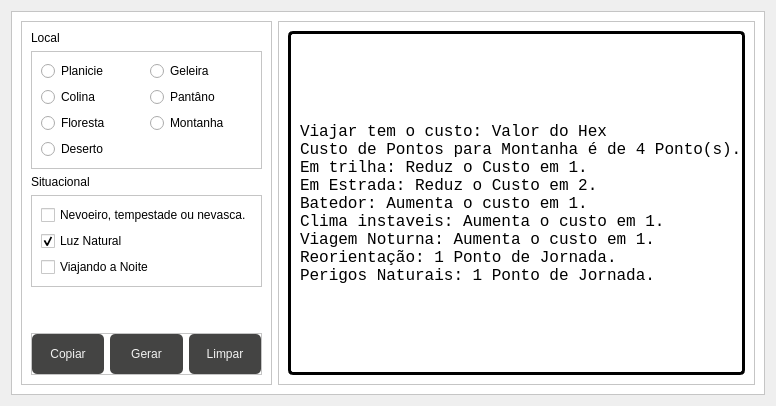
             <widget class="QWidget" name="tab_3">
              <attribute name="title">
               <string>Água e Alimentação</string>
              </attribute>
              <layout class="QGridLayout" name="gridLayout_43">
               <item row="0" column="0">
                <widget class="QFrame" name="frame_19">
                 <property name="styleSheet">
                  <string notr="true">color: rgb(0, 0, 0);
background-color: rgb(255, 255, 255);</string>
                 </property>
                 <property name="frameShape">
                  <enum>QFrame::StyledPanel</enum>
                 </property>
                 <property name="frameShadow">
                  <enum>QFrame::Raised</enum>
                 </property>
                 <layout class="QGridLayout" name="gridLayout_37">
                  <item row="0" column="1">
                   <widget class="QFrame" name="frame_20">
                    <property name="styleSheet">
                     <string notr="true">QLabel{
	font: 12pt &quot;Consolas&quot;;
	border-style: solid;
	border-width: 3px;
	border-radius: 5px;
}</string>
                    </property>
                    <property name="frameShape">
                     <enum>QFrame::StyledPanel</enum>
                    </property>
                    <property name="frameShadow">
                     <enum>QFrame::Raised</enum>
                    </property>
                    <layout class="QGridLayout" name="gridLayout_38">
                     <item row="0" column="0">
                      <widget class="QLabel" name="label_17">
                       <property name="font">
                        <font>
                         <family>Consolas</family>
                         <pointsize>12</pointsize>
                         <weight>50</weight>
                         <italic>false</italic>
                         <bold>false</bold>
                        </font>
                       </property>
                       <property name="text">
                        <string>Viajar tem o custo: Valor do Hex
Custo de Pontos para Montanha é de 4 Ponto(s).
Em trilha: Reduz o Custo em 1.
Em Estrada: Reduz o Custo em 2.
Batedor: Aumenta o custo em 1.
Clima instaveis: Aumenta o custo em 1.
Viagem Noturna: Aumenta o custo em 1.
Reorientação: 1 Ponto de Jornada.
Perigos Naturais: 1 Ponto de Jornada.</string>
                       </property>
                       <property name="wordWrap">
                        <bool>true</bool>
                       </property>
                       <property name="indent">
                        <number>9</number>
                       </property>
                      </widget>
                     </item>
                    </layout>
                   </widget>
                  </item>
                  <item row="0" column="0">
                   <widget class="QFrame" name="frame_21">
                    <property name="sizePolicy">
                     <sizepolicy hsizetype="Fixed" vsizetype="Preferred">
                      <horstretch>0</horstretch>
                      <verstretch>0</verstretch>
                     </sizepolicy>
                    </property>
                    <property name="minimumSize">
                     <size>
                      <width>200</width>
                      <height>0</height>
                     </size>
                    </property>
                    <property name="maximumSize">
                     <size>
                      <width>300</width>
                      <height>16777215</height>
                     </size>
                    </property>
                    <property name="frameShape">
                     <enum>QFrame::StyledPanel</enum>
                    </property>
                    <property name="frameShadow">
                     <enum>QFrame::Raised</enum>
                    </property>
                    <layout class="QGridLayout" name="gridLayout_39">
                     <item row="2" column="0">
                      <widget class="QLabel" name="label_18">
                       <property name="text">
                        <string>Situacional</string>
                       </property>
                      </widget>
                     </item>
                     <item row="0" column="0">
                      <widget class="QLabel" name="label_19">
                       <property name="text">
                        <string>Local</string>
                       </property>
                      </widget>
                     </item>
                     <item row="1" column="0">
                      <widget class="QFrame" name="frame_22">
                       <property name="frameShape">
                        <enum>QFrame::StyledPanel</enum>
                       </property>
                       <property name="frameShadow">
                        <enum>QFrame::Raised</enum>
                       </property>
                       <layout class="QGridLayout" name="gridLayout_40">
                        <item row="0" column="0">
                         <widget class="QRadioButton" name="radioButton_24">
                          <property name="text">
                           <string>Planicie</string>
                          </property>
                         </widget>
                        </item>
                        <item row="0" column="1">
                         <widget class="QRadioButton" name="radioButton_25">
                          <property name="text">
                           <string>Geleira</string>
                          </property>
                         </widget>
                        </item>
                        <item row="1" column="0">
                         <widget class="QRadioButton" name="radioButton_26">
                          <property name="text">
                           <string>Colina</string>
                          </property>
                         </widget>
                        </item>
                        <item row="1" column="1">
                         <widget class="QRadioButton" name="radioButton_27">
                          <property name="text">
                           <string>Pantâno</string>
                          </property>
                         </widget>
                        </item>
                        <item row="2" column="0">
                         <widget class="QRadioButton" name="radioButton_28">
                          <property name="text">
                           <string>Floresta</string>
                          </property>
                         </widget>
                        </item>
                        <item row="2" column="1">
                         <widget class="QRadioButton" name="radioButton_29">
                          <property name="text">
                           <string>Montanha</string>
                          </property>
                         </widget>
                        </item>
                        <item row="3" column="0">
                         <widget class="QRadioButton" name="radioButton_30">
                          <property name="text">
                           <string>Deserto</string>
                          </property>
                         </widget>
                        </item>
                       </layout>
                      </widget>
                     </item>
                     <item row="3" column="0">
                      <widget class="QFrame" name="frame_23">
                       <property name="frameShape">
                        <enum>QFrame::StyledPanel</enum>
                       </property>
                       <property name="frameShadow">
                        <enum>QFrame::Raised</enum>
                       </property>
                       <layout class="QGridLayout" name="gridLayout_41">
                        <item row="0" column="0">
                         <widget class="QCheckBox" name="checkBox_4">
                          <property name="text">
                           <string>Nevoeiro, tempestade ou nevasca.</string>
                          </property>
                         </widget>
                        </item>
                        <item row="1" column="0">
                         <widget class="QCheckBox" name="checkBox_5">
                          <property name="text">
                           <string>Luz Natural</string>
                          </property>
                          <property name="checked">
                           <bool>true</bool>
                          </property>
                         </widget>
                        </item>
                        <item row="2" column="0">
                         <widget class="QCheckBox" name="checkBox_6">
                          <property name="text">
                           <string>Viajando a Noite</string>
                          </property>
                         </widget>
                        </item>
                       </layout>
                      </widget>
                     </item>
                     <item row="5" column="0">
                      <widget class="QFrame" name="frame_24">
                       <property name="minimumSize">
                        <size>
                         <width>0</width>
                         <height>40</height>
                        </size>
                       </property>
                       <property name="styleSheet">
                        <string notr="true">QPushButton{
	color: rgb(242, 242, 241);
	background-color: rgb(68, 68, 67);
	font: 10pt &quot;Consolas&quot;;
	border-radius: 5px
}

QPushButton::hover{
	background-color: rgb(185, 38, 64);
	font: bold 10pt &quot;Consolas&quot;;
}

QPushButton::pressed{
	background-color: rgb(230, 35, 43);
	font: bold 10pt &quot;Consolas&quot;;
}</string>
                       </property>
                       <property name="frameShape">
                        <enum>QFrame::StyledPanel</enum>
                       </property>
                       <property name="frameShadow">
                        <enum>QFrame::Raised</enum>
                       </property>
                       <layout class="QGridLayout" name="gridLayout_42">
                        <property name="leftMargin">
                         <number>0</number>
                        </property>
                        <property name="topMargin">
                         <number>0</number>
                        </property>
                        <property name="rightMargin">
                         <number>0</number>
                        </property>
                        <property name="bottomMargin">
                         <number>0</number>
                        </property>
                        <item row="0" column="0">
                         <widget class="QPushButton" name="pushButton_9">
                          <property name="minimumSize">
                           <size>
                            <width>0</width>
                            <height>40</height>
                           </size>
                          </property>
                          <property name="sizeIncrement">
                           <size>
                            <width>0</width>
                            <height>0</height>
                           </size>
                          </property>
                          <property name="text">
                           <string>Copiar</string>
                          </property>
                         </widget>
                        </item>
                        <item row="0" column="1">
                         <widget class="QPushButton" name="pushButton_10">
                          <property name="minimumSize">
                           <size>
                            <width>0</width>
                            <height>40</height>
                           </size>
                          </property>
                          <property name="text">
                           <string>Gerar</string>
                          </property>
                         </widget>
                        </item>
                        <item row="0" column="2">
                         <widget class="QPushButton" name="pushButton_11">
                          <property name="minimumSize">
                           <size>
                            <width>0</width>
                            <height>40</height>
                           </size>
                          </property>
                          <property name="text">
                           <string>Limpar</string>
                          </property>
                         </widget>
                        </item>
                       </layout>
                      </widget>
                     </item>
                     <item row="4" column="0">
                      <spacer name="verticalSpacer_5">
                       <property name="orientation">
                        <enum>Qt::Vertical</enum>
                       </property>
                       <property name="sizeHint" stdset="0">
                        <size>
                         <width>20</width>
                         <height>40</height>
                        </size>
                       </property>
                      </spacer>
                     </item>
                    </layout>
                   </widget>
                  </item>
                 </layout>
                </widget>
               </item>
              </layout>
             </widget>
